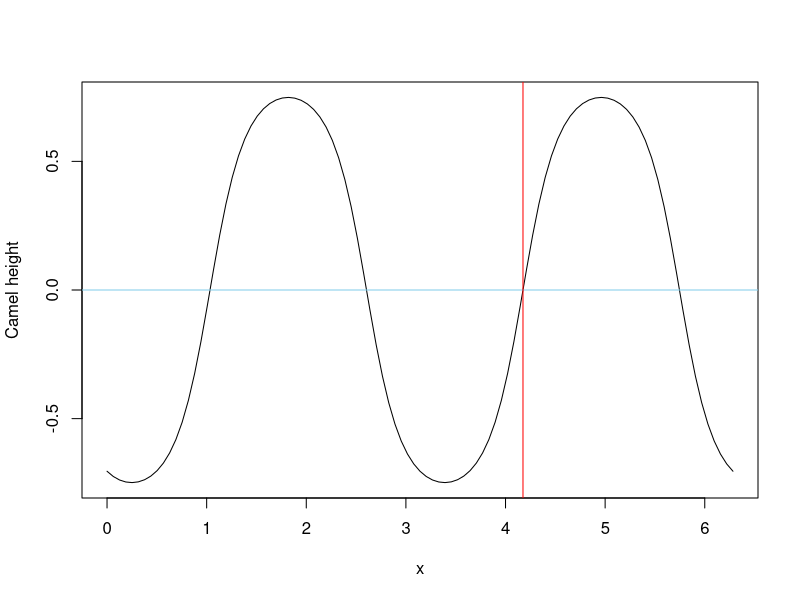
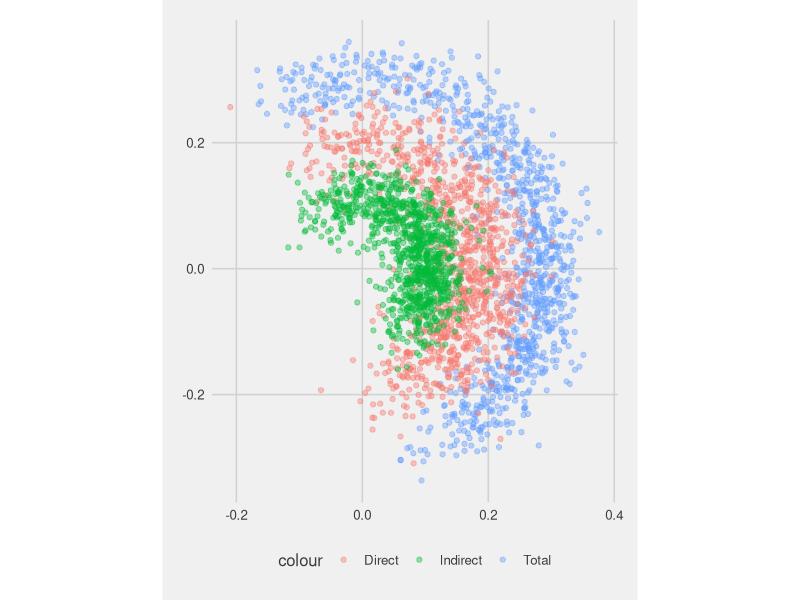
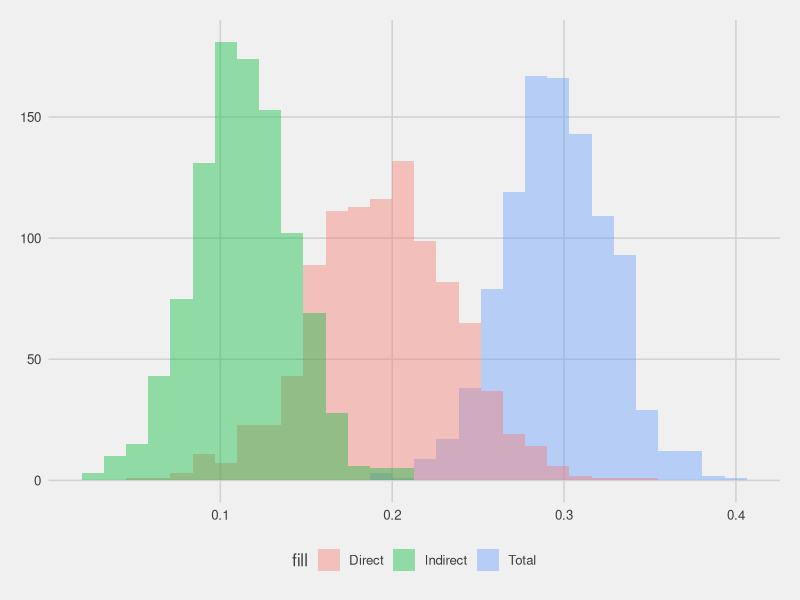

These charts were generated, in order, by the following R code:
## ----setup, include=FALSE------------------------------------------------


library(boot)
library(ggplot2)

knitr::opts_chunk$set(echo = TRUE)

## ------------------------------------------------------------------------
n <- 100
th <- rnorm(n, 1, .5)

cs_cor <- Vectorize(function(rot) cor(sin(th - rot), cos(th - rot)))

# Currently, the cosine and sine are correlated.
cs_cor(0)

# Compute the first eigenvector. 
eigenvec2 <- eigen(cov(cbind(cos(th), sin(th))))$vectors[, 2]

# Direction of the second eigenvector. 
rot <- atan2(eigenvec2[2], eigenvec2[1])

# Now the components are uncorrelated. 
cs_cor(rot)

# There are four solutions.
curve(cs_cor, 0, 2*pi, ylab = "Camel height")
abline(h = 0, col = "skyblue")
abline(v = rot %% (2*pi), col = "red")


th_s <- th - rot
cor(cos(th_s), sin(th_s))

## ------------------------------------------------------------------------
# Calculate the standardized path coefficient between x and y given z.
path_coef <- function(y, x, z) unname(coef(lm(scale(y) ~ scale(x) + z))[2])

## ------------------------------------------------------------------------
# Euclidean norm for later use. 
l2norm <- function(x) sqrt(x[1]^2 + x[2]^2)

# Compute the circular-linear correlation model, with linear predictor x,
# circular outcome th and linear mediator z.
clcor_mediation <- function(th, x, z) {
  
  # Rotation by second eigenvector.
  evec2 <- eigen(cov(cbind(cos(th),  sin(th))))$vectors[, 2]
  rot   <- atan2(evec2[2], evec2[1]) 
  
  # Vector of angles with uncorrelated sine and cosine. 
  th_rot <- th - rot
  
  # First get the results as (cosine, sine) vectors. 
  # Total effect.
  tv <- c(cor(cos(th_rot), x), cor(sin(th_rot), x))

  # Direct effect
  dv <- c(path_coef(cos(th_rot), x, z), path_coef(sin(th_rot), x, z))

  # Indirect effect.
  a <- cor(x, z)
  p_cz <- path_coef(cos(th_rot), z, x)
  p_sz <- path_coef(sin(th_rot), z, x)
  iv <- c(a * p_cz, a * p_sz)
  
  list(effects = c(total    = l2norm(tv), 
                   direct   = l2norm(dv), 
                   indirect = l2norm(iv)), 
       vectors = cbind(total    = tv,
                       direct   = dv,
                       indirect = iv))
}

## ------------------------------------------------------------------------
set.seed(100)

x  <- scale(rnorm(100))
z  <- scale(x + rnorm(100))
th <- 3 + x + z + rnorm(100) %% (2*pi)

cl_med <- clcor_mediation(th, x, z)

## ---- echo = FALSE-------------------------------------------------------
# The results.
knitr::kable(t(cl_med$effects), caption = "Effects in terms of linear-circular correlation.")
knitr::kable(cl_med$vectors, caption = "Effects as vectors of correlation with cosine, sine of outcomee.")

## ------------------------------------------------------------------------
total    <- cl_med$vectors[,1]
direct   <- cl_med$vectors[,2]
indirect <- cl_med$vectors[,3]

# Demonstrate the vector addition formula.
l2norm(total - direct)
l2norm(indirect)

## ------------------------------------------------------------------------

computeClcorMediation <- function(data, inds, outcome, predictor, mediators) {
  listres <- clcor_mediation(th = data[inds, outcome], 
                             z  = data[inds, mediators], 
                             x  = data[inds, predictor])
  res        <- unlist(listres)
  tdi        <- c("Total", "Direct", "Indirect")
  names(res) <- c(tdi, paste0(rep(tdi, each = 2), c("_cos", "_sin")))
  res
}


clcorMediationBootstrap <- function(data, outcome, predictor, mediators, 
                                    R = 1000, probs = c(.025, .975), ...) {
  
  
  # Compute the bootstrap using the boot package.
  suppressWarnings({
    clcormedboot <- boot(data, computeClcorMediation, R = R, 
                         outcome   = outcome, 
                         predictor = predictor, 
                         mediators = mediators, ...)
  })

  # Obtain the p-values for t0 > 0, which will be taken as 1 - p for t0 < 0.
  ps <- apply(clcormedboot$t, 2L, function(x) mean(x <= 0))

  # Obtain result
  res <- list(tab = cbind(original     = clcormedboot$t0,
                         bias         = apply(clcormedboot$t, 2L, mean, na.rm = TRUE) - clcormedboot$t0,
                         "std. error" = sqrt(apply(clcormedboot$t, 2L, function(t.st) var(t.st[!is.na(t.st)]))),
                         t(apply(clcormedboot$t, 2L, function(x) quantile(x, probs = probs))),
                         "one-sided p-value"    = ifelse(clcormedboot$t0 > 0, ps, 1 - ps),
                         "two-sided p-value"    = ifelse(clcormedboot$t0 > 0, ps*2, (1 - ps) * 2 )),
              bootsam = clcormedboot$t,
              bootobj = clcormedboot)

  class(res) <- c("clcorMedBoot", class(res))
  res
}


print.clcorMedBoot <- function(object, ...) print(object$tab, ...)


## ------------------------------------------------------------------------

n <- 1000
x  <- scale(rnorm(n))
z  <- scale(x + rnorm(n))
th <- 3 + x + z + rnorm(n) %% (2*pi)

mydat <- data.frame(th, x, z)

bt <- clcorMediationBootstrap(mydat, "th", "x", "z")

knitr::kable(bt$tab)

## ------------------------------------------------------------------------
bmat <- data.frame(bt$bootsam)
colnames(bmat) <- rownames(bt$tab)

alph <- .4

ggplot(bmat) + 
  geom_point(aes(Total_cos, Total_sin      , col = "Total"   ), alpha = alph) +
  geom_point(aes(Direct_cos, Direct_sin    , col = "Direct"  ), alpha = alph) +
  geom_point(aes(Indirect_cos, Indirect_sin, col = "Indirect"), alpha = alph) +
  ggthemes::theme_fivethirtyeight() + coord_fixed()

## ------------------------------------------------------------------------

ggplot(bmat) + 
  geom_histogram(aes(Total      , fill = "Total"   ), alpha = alph) +
  geom_histogram(aes(Direct     , fill = "Direct"  ), alpha = alph) +
  geom_histogram(aes(Indirect   , fill = "Indirect"), alpha = alph) +
  ggthemes::theme_fivethirtyeight()

